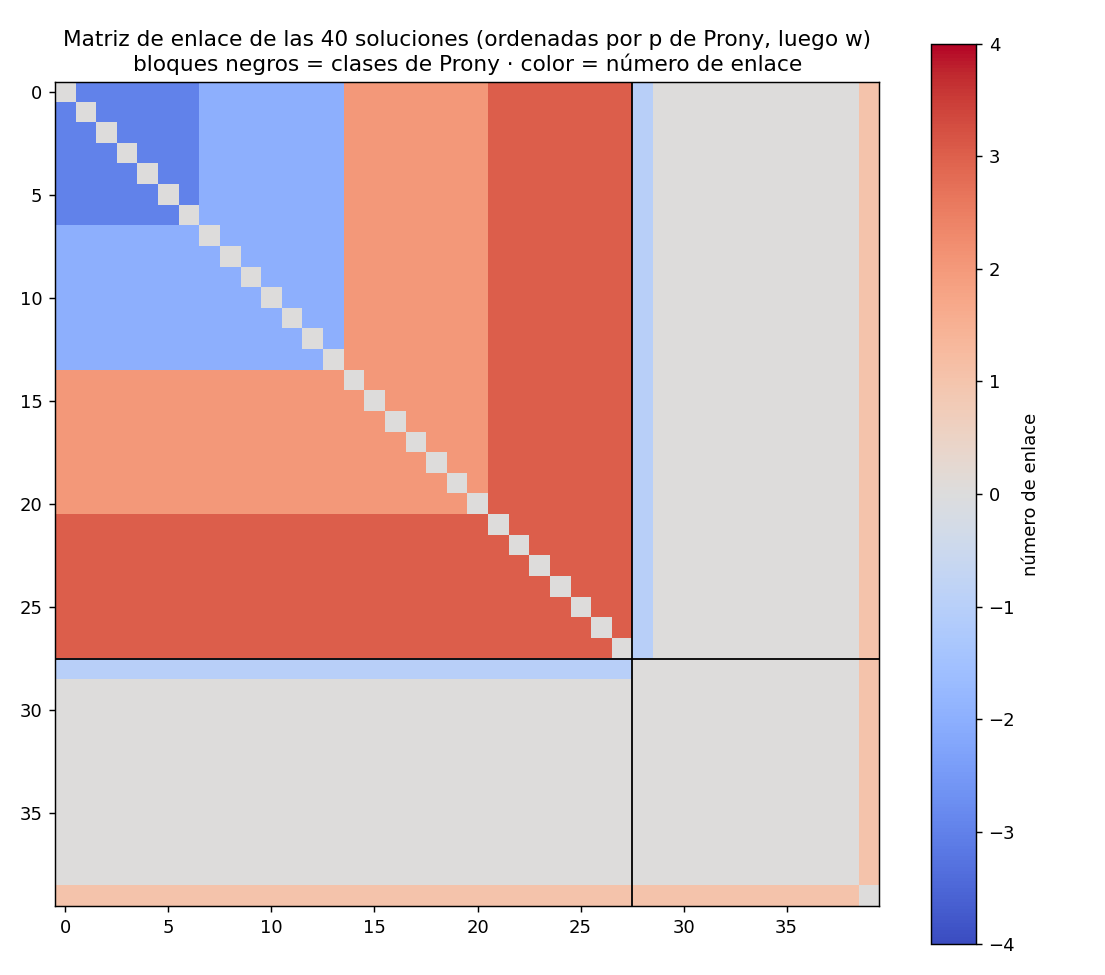

This figure's Python source:
"""
REMATE: ¿la topología (enlace / clase de homología en el toro de Clifford) refleja
la complejidad algebraica (grado GF7 / modos de Prony) de las 40 soluciones?

Por solución calculamos:
  - grado del polinomio mod 7
  - p de Prony (nº de espirales)
  - w = número de vueltas meridiano del lazo en el toro (clase de homología (1,w))
El enlace de dos soluciones anidadas = w de la exterior, así que w es el invariante
topológico clave. Cruzamos p × w y dibujamos la matriz de enlace completa.
"""

import numpy as np
import matplotlib.pyplot as plt
from collections import Counter, defaultdict

from spiral_queens import SpiralQueens
from prony_sweep import solve_queens, complex_points, prony_min_p
from discover_queens_formula import min_degree_poly

S2 = np.sqrt(2.0)
N = 7


def winding(sol):
    tot = 0
    for r in range(N):
        dv = sol[(r + 1) % N] - sol[r]
        dv = (dv + N // 2) % N - N // 2          # wrap mas corto -> {-3..3}
        tot += dv
    return int(round(tot / N))


def clifford(theta, u, v):
    a = np.cos(theta / 2) * np.cos(u); b = np.cos(theta / 2) * np.sin(u)
    c = np.sin(theta / 2) * np.cos(v); d = np.sin(theta / 2) * np.sin(v)
    k = 1.0 - d
    return np.stack([a / k, b / k, c / k], axis=-1)


def loop(sol, theta, nper=40):
    U, V = [], []
    for r in range(N):
        u0, u1 = 2 * np.pi * r / N, 2 * np.pi * (r + 1) / N
        v0 = 2 * np.pi * sol[r] / N
        dv = ((sol[(r + 1) % N] - sol[r] + N // 2) % N - N // 2)
        v1 = v0 + 2 * np.pi * dv / N
        t = np.linspace(0, 1, nper, endpoint=False)
        U.append(u0 + (u1 - u0) * t); V.append(v0 + (v1 - v0) * t)
    return clifford(theta, np.concatenate(U), np.concatenate(V))


def gauss_link(C1, C2):
    dr1 = np.roll(C1, -1, 0) - C1; dr2 = np.roll(C2, -1, 0) - C2
    m1 = C1 + dr1 / 2; m2 = C2 + dr2 / 2
    R = m1[:, None, :] - m2[None, :, :]
    cross = np.cross(dr1[:, None, :], dr2[None, :, :])
    return np.sum(np.sum(R * cross, -1) / (np.linalg.norm(R, axis=-1) ** 3 + 1e-12)) / (4 * np.pi)


def main():
    sq = SpiralQueens(N)
    sols = solve_queens(N)
    rows = []
    for s in sols:
        d, _ = min_degree_poly(s)
        p = prony_min_p(complex_points(sq, s))
        rows.append((s, d, p, winding(s)))

    # cruce p x w
    print("¿La topología (w) refleja la complejidad (p)?\n")
    print("Cruce  p (Prony) × w (nº de vueltas del lazo):")
    ws = sorted({w for *_, w in rows})
    print("  p \\ w |" + "".join(f"{w:4d}" for w in ws))
    print("  ------+" + "----" * len(ws))
    for p in sorted({r[2] for r in rows}):
        c = Counter(w for _, d, pp, w in rows if pp == p)
        print(f"   {p:2d}   |" + "".join(f"{c.get(w,0):4d}" for w in ws))

    print("\nPor grupo de Prony:")
    for p in sorted({r[2] for r in rows}):
        wl = sorted(w for _, d, pp, w in rows if pp == p)
        print(f"  p={p}: windings = {wl}")

    # matriz de enlace (anidando cada solucion en un theta distinto), ordenada por (p,w)
    order = sorted(range(len(rows)), key=lambda i: (rows[i][2], rows[i][3]))
    thetas = np.linspace(np.pi / 2 - 0.5, np.pi / 2 + 0.5, len(rows))
    curves = [loop(rows[i][0], thetas[k], nper=60) for k, i in enumerate(order)]
    n = len(curves)
    L = np.zeros((n, n))
    for a in range(n):
        for b in range(a + 1, n):
            lk = round(gauss_link(curves[a], curves[b]))
            L[a, b] = L[b, a] = lk

    fig, ax = plt.subplots(figsize=(8.5, 7.5))
    im = ax.imshow(L, cmap="coolwarm", vmin=-4, vmax=4)
    # lineas separando grupos de p
    ps = [rows[i][2] for i in order]
    bounds = [k for k in range(1, n) if ps[k] != ps[k - 1]]
    for bnd in bounds:
        ax.axhline(bnd - 0.5, color="k", lw=1); ax.axvline(bnd - 0.5, color="k", lw=1)
    ax.set_title("Matriz de enlace de las 40 soluciones (ordenadas por p de Prony, luego w)\n"
                 "bloques negros = clases de Prony · color = número de enlace")
    fig.colorbar(im, label="número de enlace")
    fig.tight_layout(); fig.savefig("synthesis.png", dpi=130)
    print("\nGuardado: synthesis.png")


if __name__ == "__main__":
    main()
